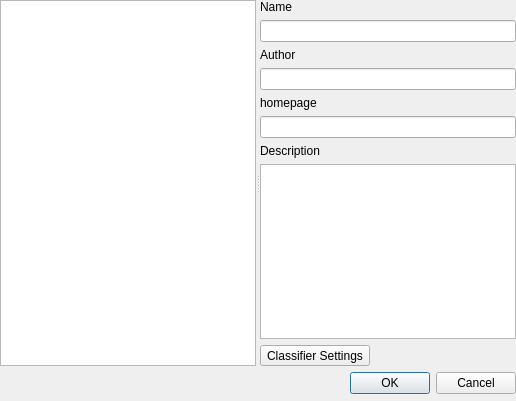
<?xml version="1.0" encoding="UTF-8"?>
<ui version="4.0">
 <class>Dialog</class>
 <widget class="QDialog" name="Dialog">
  <property name="geometry">
   <rect>
    <x>0</x>
    <y>0</y>
    <width>516</width>
    <height>401</height>
   </rect>
  </property>
  <property name="windowTitle">
   <string>Segmentation Algorithms</string>
  </property>
  <widget class="QWidget" name="layoutWidget">
   <property name="geometry">
    <rect>
     <x>0</x>
     <y>0</y>
     <width>516</width>
     <height>394</height>
    </rect>
   </property>
   <layout class="QVBoxLayout" name="verticalLayout_2">
    <item>
     <widget class="QSplitter" name="splitter">
      <property name="orientation">
       <enum>Qt::Horizontal</enum>
      </property>
      <widget class="QListWidget" name="listWidget">
       <property name="sizePolicy">
        <sizepolicy hsizetype="Preferred" vsizetype="Expanding">
         <horstretch>0</horstretch>
         <verstretch>0</verstretch>
        </sizepolicy>
       </property>
      </widget>
      <widget class="QWidget" name="layoutWidget">
       <layout class="QVBoxLayout" name="verticalLayout">
        <item>
         <widget class="QLabel" name="label">
          <property name="text">
           <string>Name</string>
          </property>
         </widget>
        </item>
        <item>
         <widget class="QLineEdit" name="name">
          <property name="readOnly">
           <bool>true</bool>
          </property>
         </widget>
        </item>
        <item>
         <widget class="QLabel" name="label_2">
          <property name="text">
           <string>Author</string>
          </property>
         </widget>
        </item>
        <item>
         <widget class="QLineEdit" name="author">
          <property name="readOnly">
           <bool>true</bool>
          </property>
         </widget>
        </item>
        <item>
         <widget class="QLabel" name="label_3">
          <property name="text">
           <string>homepage</string>
          </property>
         </widget>
        </item>
        <item>
         <widget class="QLineEdit" name="homepage">
          <property name="readOnly">
           <bool>true</bool>
          </property>
         </widget>
        </item>
        <item>
         <widget class="QLabel" name="label_4">
          <property name="text">
           <string>Description</string>
          </property>
         </widget>
        </item>
        <item>
         <widget class="QTextBrowser" name="description"/>
        </item>
        <item>
         <widget class="QToolButton" name="settingsButton">
          <property name="text">
           <string>Classifier Settings</string>
          </property>
         </widget>
        </item>
       </layout>
      </widget>
     </widget>
    </item>
    <item>
     <layout class="QHBoxLayout" name="horizontalLayout">
      <item>
       <spacer name="horizontalSpacer">
        <property name="orientation">
         <enum>Qt::Horizontal</enum>
        </property>
        <property name="sizeHint" stdset="0">
         <size>
          <width>40</width>
          <height>20</height>
         </size>
        </property>
       </spacer>
      </item>
      <item>
       <widget class="QDialogButtonBox" name="buttonBox">
        <property name="orientation">
         <enum>Qt::Horizontal</enum>
        </property>
        <property name="standardButtons">
         <set>QDialogButtonBox::Cancel|QDialogButtonBox::Ok</set>
        </property>
       </widget>
      </item>
     </layout>
    </item>
   </layout>
  </widget>
 </widget>
 <resources/>
 <connections>
  <connection>
   <sender>buttonBox</sender>
   <signal>accepted()</signal>
   <receiver>Dialog</receiver>
   <slot>accept()</slot>
   <hints>
    <hint type="sourcelabel">
     <x>248</x>
     <y>254</y>
    </hint>
    <hint type="destinationlabel">
     <x>157</x>
     <y>274</y>
    </hint>
   </hints>
  </connection>
  <connection>
   <sender>buttonBox</sender>
   <signal>rejected()</signal>
   <receiver>Dialog</receiver>
   <slot>reject()</slot>
   <hints>
    <hint type="sourcelabel">
     <x>316</x>
     <y>260</y>
    </hint>
    <hint type="destinationlabel">
     <x>286</x>
     <y>274</y>
    </hint>
   </hints>
  </connection>
 </connections>
</ui>
